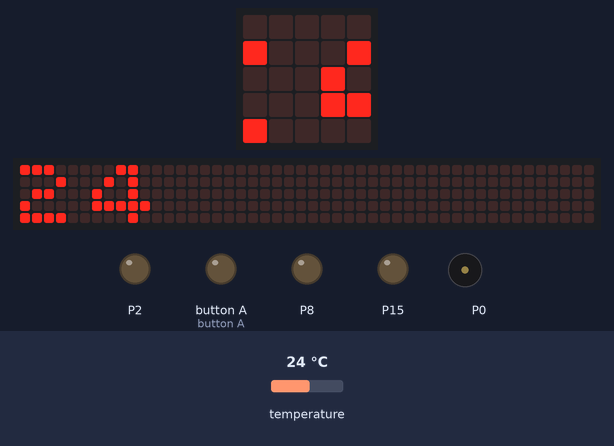
The program below on a simulated BBC micro:bit (MakeCode). Parts: the board's 5×5 LED display, a strip that is not on the board, showing the scrolling text unrolled, output pins drawn as LEDs (lit = HIGH), buzzer (waves = sounding). The test bench sets the inputs (shaded band); at power-on: temperature 24 °C. The 48×5 strip is a reading aid, not a part: it shows the text the display is scrolling, unrolled, one strip-width of it at a time.

Above: at 1.27 s.
1.3 s: temperature set to 24.5 °C
2.8 s: temperature set to 25.7 °C
At 2.94 s:
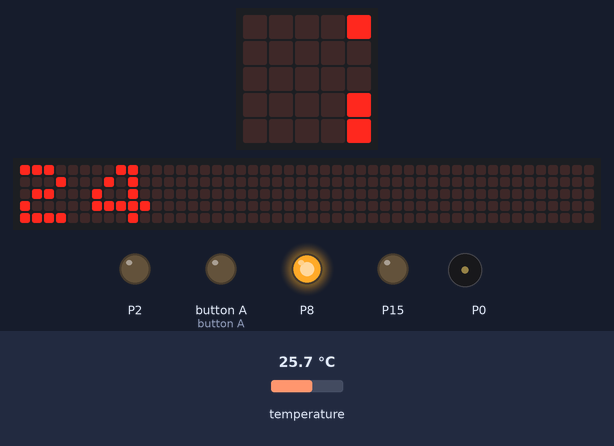
4.6 s: temperature set to 27.7 °C
At 5.28 s:
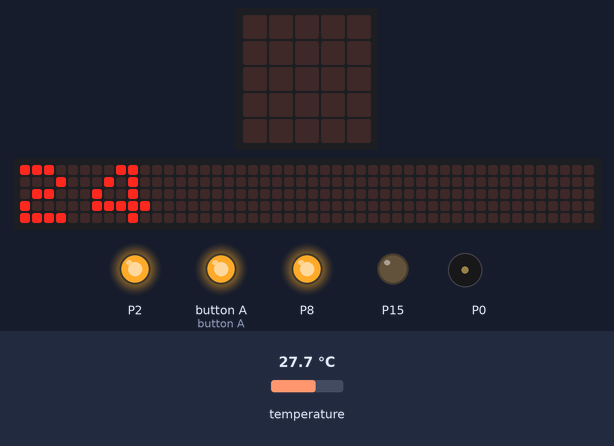
6.4 s: temperature set to 33.4 °C
At 9.3 s:
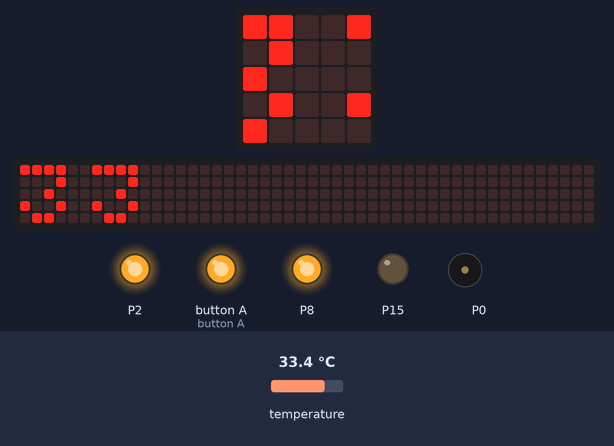
9.4 s: temperature set to 34.4 °C
At 10.65 s:
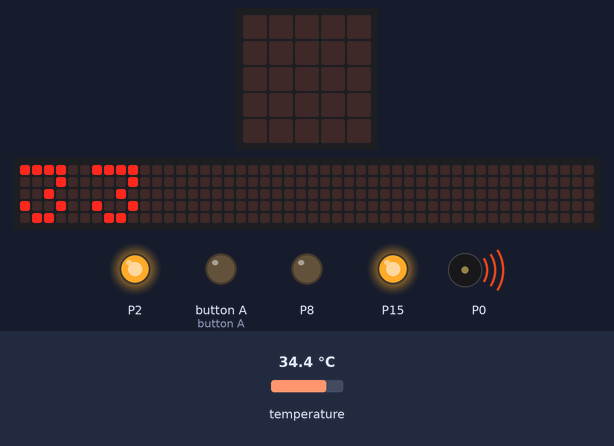
Timing chart, 0 to 15.3 s (numbered marks = the images above; inputs shaded):
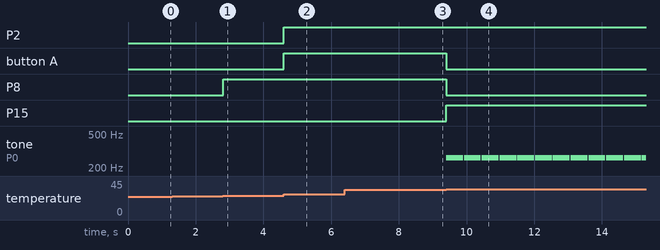

The program:

main.ts
```typescript
basic.forever(function () {
    basic.showNumber(input.temperature())
})
basic.forever(function () {
    if (34 <= input.temperature()) {
        pins.digitalWritePin(DigitalPin.P2, 1)
        pins.digitalWritePin(DigitalPin.P5, 0)
        pins.digitalWritePin(DigitalPin.P8, 0)
        pins.digitalWritePin(DigitalPin.P15, 1)
        music.playTone(262, music.beat(BeatFraction.Whole))
    } else if (27 <= input.temperature()) {
        pins.digitalWritePin(DigitalPin.P2, 1)
        pins.digitalWritePin(DigitalPin.P5, 1)
        pins.digitalWritePin(DigitalPin.P8, 1)
        pins.digitalWritePin(DigitalPin.P15, 0)
    } else if (25 <= input.temperature()) {
        pins.digitalWritePin(DigitalPin.P2, 0)
        pins.digitalWritePin(DigitalPin.P5, 0)
        pins.digitalWritePin(DigitalPin.P8, 1)
        pins.digitalWritePin(DigitalPin.P15, 0)
    } else {
        pins.digitalWritePin(DigitalPin.P2, 0)
        pins.digitalWritePin(DigitalPin.P5, 0)
        pins.digitalWritePin(DigitalPin.P8, 0)
        pins.digitalWritePin(DigitalPin.P15, 0)
    }
})
```

test.ts
```typescript
// 테스트는 여기로 이동합니다; 이 패키지가 확장으로 사용될 때 컴파일되지 않을 것 입니다.
```

Measured:
- the behaviour switches between 24.9 and 25 °C on temperature (found by bisection; images 0 and 1)
- the behaviour switches between 26.9 and 27 °C on temperature (found by bisection; images 1 and 2)
- the behaviour switches between 33.9 and 34 °C on temperature (found by bisection; images 3 and 4)
- after the input at 2.8 s, P8: LOW → HIGH at once
- after the input at 4.6 s, P2, button A: LOW → HIGH at once
- after the input at 9.4 s, button A, P8: HIGH → LOW at once; P15: LOW → HIGH at once; tone on P0: alternates 262 Hz for 0.50 s and silent for 0.03 s, starting at once
- what the display in image 4 shows lasts 0.4 s, from 10.5 s to 10.9 s
